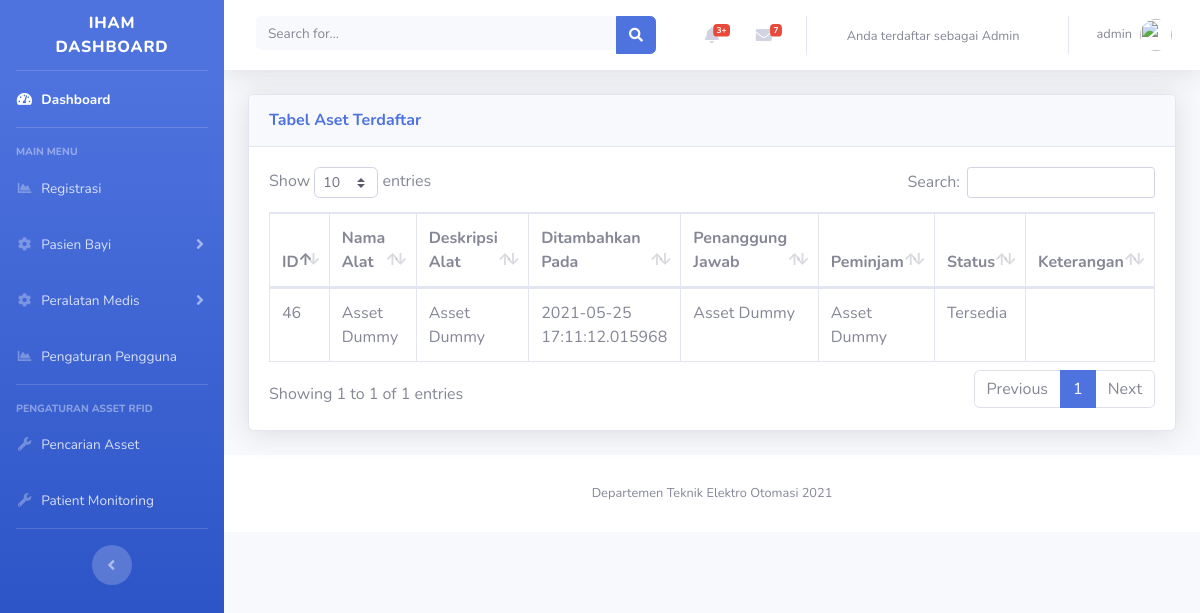
Before: /admin/daftar-barang.php (signed in) with the older database file.
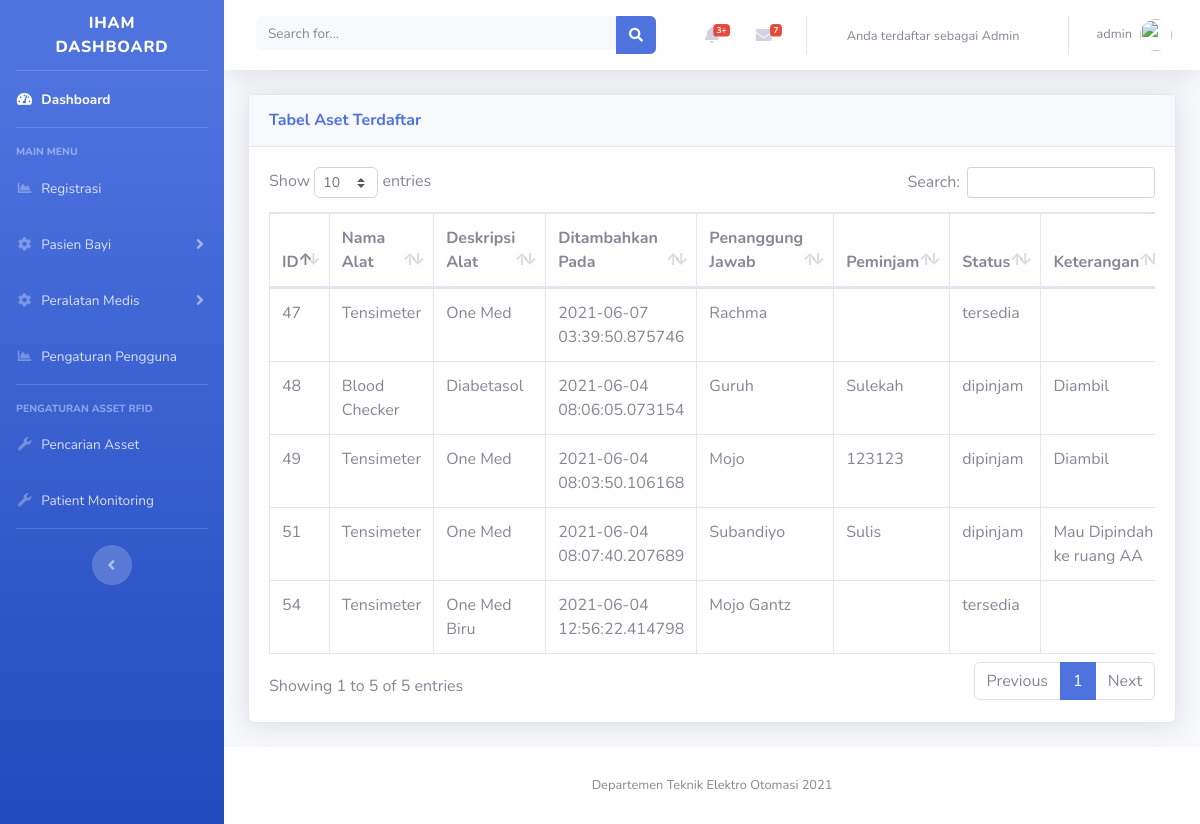
After: the same page with the newer database file.
### tables this page shows
CREATE TABLE `tb_rfid` (
  `id` int(5) NOT NULL,
  `rfid_uid` varchar(50) NOT NULL,
  `nama_alat` varchar(50) NOT NULL,
  `deskripsi` varchar(50) NOT NULL DEFAULT current_timestamp(),
  `tanggal` timestamp(6) NOT NULL DEFAULT current_timestamp(6) ON UPDATE current_timestamp(6),
  `penanggung_jawab` varchar(50) NOT NULL,
  `status_asset` varchar(30) NOT NULL,
  `peminjam` varchar(50) NOT NULL,
  `keterangan` varchar(50) NOT NULL
);

### admin/daftar-barang.php (the view, shortened to what this page needs)
<?php
include('includes/header.php');
include('includes/navbar.php');
include('database/dbconfig.php')
?>
<div class="container-fluid">
<div class="card shadow mb-4">
  <div class="card-header py-3">
    <h6 class="m-0 font-weight-bold text-primary">Tabel Aset Terdaftar
    </h6>
  </div>
<div class="card-body">
    <div class="table-responsive">
    <?php
    $query = "SELECT * FROM tb_rfid WHERE `status_asset` IN (\"peringatan\",\"tersedia\",\"dipinjam\",\"habis\",\"rusak\",\"validasi\")";
    $query_run = mysqli_query($connection, $query);
    ?>
      <table class="table table-bordered" id="dataaset" width="100%" cellspacing="0">
        <thead>
          <tr>
            <th>ID </th>
            <th>Nama Alat</th>
            <th>Deskripsi Alat</th>
            <th>Ditambahkan Pada</th>
            <th>Penanggung Jawab</th>
            <th>Peminjam</th>
            <th>Status</th>
            <th>Keterangan</th>
          </tr>
        </thead>
        <tbody>
        <?php
        if(mysqli_num_rows($query_run) > 0 )
        {
          while($row = mysqli_fetch_assoc($query_run))
          {
            ?>
          <tr>
          <td><?php echo $row['id']; ?></td>
            <td><?php echo $row['nama_alat']; ?></td>
            <td><?php echo $row['deskripsi']; ?></td>
            <td><?php echo $row['tanggal']; ?></td>
            <td><?php echo $row['penanggung_jawab']; ?></td>
            <td><?php echo $row['peminjam']; ?></td>
            <td><?php echo $row['status_asset']; ?></td>
            <td><?php echo $row['keterangan']; ?></td>
            </div>
            <div class="container-fluid">
          <?php
          }
        }
        else {
          echo "Data tidak ditemukan";
        }
        ?>
    </div>
  </div>
</div>
</div>
<?php
include('includes/scripts.php');
include('includes/footer.php');
?>

Changed rows visible on the page:
no longer on this page (row edited): tb_rfid: id "46", nama_alat "Asset Dummy", deskripsi "Asset Dummy", tanggal "2021-05-25 17:11:12.015968", penanggung_jawab "Asset Dummy", peminjam "Asset Dummy", status_asset "Tersedia"
added tb_rfid: id "47", nama_alat "Tensimeter", deskripsi "One Med", tanggal "2021-06-07 03:39:50.875746", penanggung_jawab "Rachma", status_asset "tersedia"
added tb_rfid: id "48", nama_alat "Blood Checker", deskripsi "Diabetasol", tanggal "2021-06-04 08:06:05.073154", penanggung_jawab "Guruh", peminjam "Sulekah", status_asset "dipinjam", keterangan "Diambil"
added tb_rfid: id "49", nama_alat "Tensimeter", deskripsi "One Med", tanggal "2021-06-04 08:03:50.106168", penanggung_jawab "Mojo", peminjam "123123", status_asset "dipinjam", keterangan "Diambil"
added tb_rfid: id "51", nama_alat "Tensimeter", deskripsi "One Med", tanggal "2021-06-04 08:07:40.207689", penanggung_jawab "Subandiyo", peminjam "Sulis", status_asset "dipinjam", keterangan "Mau Dipindah ke ruang AA"
added tb_rfid: id "54", nama_alat "Tensimeter", deskripsi "One Med Biru", tanggal "2021-06-04 12:56:22.414798", penanggung_jawab "Mojo Gantz", status_asset "tersedia"
Other visible differences:
text written by a page script: "Show entries Search: Showing 1 to 1 of 1 entries Previous 1 Next" → "Show entries Search: Showing 1 to 5 of 5 entries Previous 1 Next"
